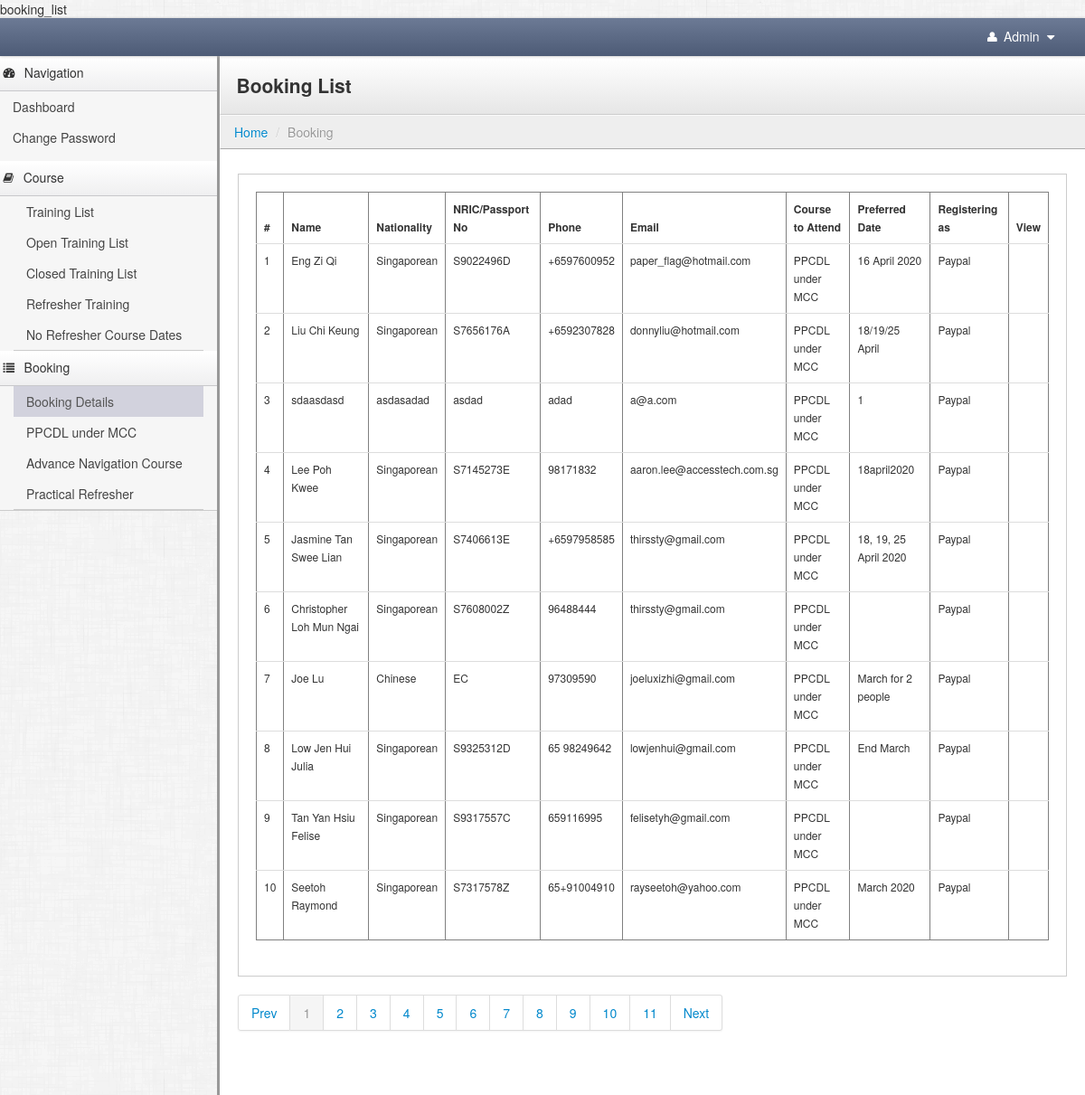
The app's page /mets/web_admin/home.php?mode=booking&pg=booking_list (signed in) with its own data.
### tables this page shows
CREATE TABLE `booking_details` (
  `booking_id` int(11) NOT NULL,
  `booking_name` varchar(255) NOT NULL,
  `nationality` varchar(255) NOT NULL,
  `nric_passport_no` varchar(255) NOT NULL,
  `phone` varchar(100) NOT NULL,
  `email` varchar(255) NOT NULL,
  `address` text NOT NULL,
  `noks_name` varchar(255) NOT NULL,
  `noks_phone` varchar(255) NOT NULL,
  `course_id` int(11) NOT NULL,
  `course_training_id` int(11) NOT NULL,
  `registering_as` varchar(255) NOT NULL,
  `voucher_code` varchar(255) NOT NULL,
  `groupon_security_code` varchar(255) NOT NULL,
  `created_date` date NOT NULL,
  `course_name` varchar(255) NOT NULL,
  `preferred_date` varchar(255) NOT NULL,
  `amount` float NOT NULL,
  `payable_amount` float NOT NULL,
  `booking_status` enum('Y','N') NOT NULL DEFAULT 'N',
  `ts` timestamp NOT NULL DEFAULT CURRENT_TIMESTAMP
);

### mets/web_admin/include_page/booking/booking_list.php (the view, shortened to what this page needs)
<?php include("./include/top_bar.php");
      include("./include/sidebar_nav.php");
$argu2	= 	'';
$limit	=	10;
$seltab	=	"select * from booking_details where course_id<>1 and (booking_status='Y' or (registering_as='Groupon' and booking_status='N')) order by booking_id desc";
list($res_query, $paging_table,$total_record)	= pagedisplay($start,$argu2,$limit,'home',$seltab) ;
?>
<div class="content">
    <div class="header">
        <h1 class="page-title">Booking List</h1>
    </div>
     <?php include("./include/breadcrumb.php");?>
    <div class="container-fluid">
        <div class="row-fluid">
            <div class="well">
                <table class="table" style="font-size:12px; " border="1">
                    <thead>
                        <tr>
                            <th>#</th>
                            <th>Name</th>
                            <th>Nationality</th>
                            <th>NRIC/Passport No</th>
                            <th>Phone</th>
                            <th>Email</th>
                            <th>Course to Attend</th>
                            <th>Preferred Date</th>
                            <th>Registering as</th>
                             <th style="width: 26px;">View</th>
                        </tr>
                    </thead>
                    <tbody>
            <?php
			$cnt=0;
			while($result = mysql_fetch_array($res_query)){
				$cnt++;
				?>
                        <tr>
                            <td><?=$cnt?></td>
                            <td><?=$result['booking_name']?></td>
                            <td><?=$result['nationality']?></td>
                            <td><?=$result['nric_passport_no']?></td>
                            <td><?=$result['phone']?></td>
                            <td><?=$result['email']?></td>
							<td><?=$result['course_name']?></td>
                            <td><?=$result['preferred_date']?></td>
                            <td><?
							if($result['registering_as']=='Groupon')
								echo 'Groupon';
							else
								echo 'Paypal';
							?></td>
                             <td>
                            </td>
                        </tr>
             <? }?>
                    </tbody>
                </table>
            </div>
            <div class="pagination"><?=$paging_table?> </div>
          <?php include("./include/footer.php");?>
        </div>
    </div>
</div>
  </body>
</html>

### mets/web_admin/stylesheets/theme.css (style rules this page uses)
body { background: #eee; background-image: url(../images/furley_bg.png); background-position: initial initial; background-repeat: initial initial; background-position: initial initial; background-repeat: initial initial; margin: 0px; padding: 0px; }
h1 { margin-top: 0px; color: #eee; }
.content { min-width: 400px; position: relative; min-height: 800px; background: #fff; margin-left: 240px; border-left: 1px solid #cccccc; border-left: 3px solid #999999; }
.header { background: #ffffff; background: #ffffff; background: -webkit-gradient(linear, left bottom, left top, color-stop(0, #e6e6e6), color-stop(1, #ffffff)); background: -ms-linear-gradient(bottom, #e6e6e6, #ffffff); background: -moz-linear-gradient(center bottom, #e6e6e6 0%, #ffffff 100%); background: -o-linear-gradient(bottom, #e6e6e6, #ffffff); filter: progid:dximagetransform.microsoft.gradient(startColorStr='#4d5b76', EndColorStr='#6c7a95'); -ms-filter: "progid:DXImageTransform.Microsoft.gradient(startColorStr='#ffffff',EndColorStr='#e6e6e6')"; border-bottom: 1px solid #cccccc; border-top: 1px solid #ffffff; border-left: 1px solid #ffffff; padding: 0em 1.25em; }
.header h1 { margin: 1em 0em; padding: 0em; line-height: 1em; font-size: 1.5em; color: #eee; color: #333; }
.well { background-color: #fff; border: 1px solid #ccc; -webkit-box-shadow: 1px 1px 0px #ffffff; -moz-box-shadow: 1px 1px 0px #ffffff; box-shadow: 1px 1px 0px #ffffff; -webkit-border-radius: 0px; -moz-border-radius: 0px; border-radius: 0px; -moz-background-clip: padding; -webkit-background-clip: padding-box; background-clip: padding-box; }

### records on screen
booking_details: booking_name "Eng Zi Qi", nationality "Singaporean", nric_passport_no "S9022496D", phone "+6597600952", email "paper_flag@hotmail.com", course_name "PPCDL under MCC", preferred_date "16 April 2020", registering_as "Paypal"
booking_details: booking_name "Liu Chi Keung", nationality "Singaporean", nric_passport_no "S7656176A", phone "+6592307828", email "donnyliu@hotmail.com", course_name "PPCDL under MCC", preferred_date "18/19/25 April", registering_as "Paypal"
booking_details: booking_name "sdaasdasd", nationality "asdasadad", nric_passport_no "asdad", phone "adad", email "a@a.com", course_name "PPCDL under MCC", preferred_date "1", registering_as "Paypal"
booking_details: booking_name "Lee Poh Kwee", nationality "Singaporean", nric_passport_no "S7145273E", phone "98171832", email "aaron.lee@accesstech.com.sg", course_name "PPCDL under MCC", preferred_date "18april2020", registering_as "Paypal"
booking_details: booking_name "Jasmine Tan Swee Lian", nationality "Singaporean", nric_passport_no "S7406613E", phone "+6597958585", email "thirssty@gmail.com", course_name "PPCDL under MCC", preferred_date "18, 19, 25 April 2020", registering_as "Paypal"
booking_details: booking_name "Christopher Loh Mun Ngai", nationality "Singaporean", nric_passport_no "S7608002Z", phone "96488444", email "thirssty@gmail.com", course_name "PPCDL under MCC", registering_as "Paypal"
booking_details: booking_name "Joe Lu", nationality "Chinese", nric_passport_no "EC", phone "97309590", email "joeluxizhi@gmail.com", course_name "PPCDL under MCC", preferred_date "March for 2 people", registering_as "Paypal"
booking_details: booking_name "Low Jen Hui Julia", nationality "Singaporean", nric_passport_no "S9325312D", phone "65 98249642", email "lowjenhui@gmail.com", course_name "PPCDL under MCC", preferred_date "End March", registering_as "Paypal"
booking_details: booking_name "Tan Yan Hsiu Felise", nationality "Singaporean", nric_passport_no "S9317557C", phone "659116995", email "felisetyh@gmail.com", course_name "PPCDL under MCC", registering_as "Paypal"
booking_details: booking_name "Seetoh Raymond", nationality "Singaporean", nric_passport_no "S7317578Z", phone "65+91004910", email "rayseetoh@yahoo.com", course_name "PPCDL under MCC", preferred_date "March 2020", registering_as "Paypal"

### other values on screen
$mode_label "Booking"
